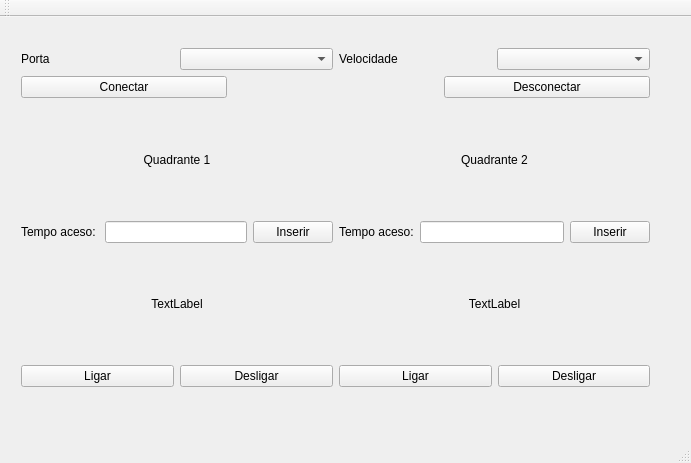
<?xml version="1.0" encoding="UTF-8"?>
<ui version="4.0">
 <class>circuito</class>
 <widget class="QMainWindow" name="circuito">
  <property name="geometry">
   <rect>
    <x>0</x>
    <y>0</y>
    <width>691</width>
    <height>463</height>
   </rect>
  </property>
  <property name="windowTitle">
   <string>circuito</string>
  </property>
  <widget class="QWidget" name="centralWidget">
   <widget class="QWidget" name="">
    <property name="geometry">
     <rect>
      <x>10</x>
      <y>20</y>
      <width>651</width>
      <height>361</height>
     </rect>
    </property>
    <layout class="QVBoxLayout" name="verticalLayout_8">
     <item>
      <layout class="QVBoxLayout" name="verticalLayout">
       <item>
        <layout class="QHBoxLayout" name="horizontalLayout">
         <item>
          <widget class="QLabel" name="label_2">
           <property name="text">
            <string>Porta</string>
           </property>
          </widget>
         </item>
         <item>
          <widget class="QComboBox" name="porta_serial"/>
         </item>
         <item>
          <widget class="QLabel" name="label">
           <property name="text">
            <string>Velocidade</string>
           </property>
          </widget>
         </item>
         <item>
          <widget class="QComboBox" name="vel_serial"/>
         </item>
        </layout>
       </item>
       <item>
        <layout class="QHBoxLayout" name="horizontalLayout_2">
         <item>
          <widget class="QPushButton" name="conectar">
           <property name="text">
            <string>Conectar</string>
           </property>
          </widget>
         </item>
         <item>
          <widget class="QLabel" name="status_conexao">
           <property name="text">
            <string/>
           </property>
          </widget>
         </item>
         <item>
          <widget class="QPushButton" name="desconectar">
           <property name="text">
            <string>Desconectar</string>
           </property>
          </widget>
         </item>
        </layout>
       </item>
      </layout>
     </item>
     <item>
      <layout class="QHBoxLayout" name="horizontalLayout_7">
       <item>
        <layout class="QVBoxLayout" name="verticalLayout_6">
         <item>
          <layout class="QVBoxLayout" name="verticalLayout_3">
           <item>
            <widget class="QLabel" name="label_5">
             <property name="text">
              <string>Quadrante 1</string>
             </property>
             <property name="alignment">
              <set>Qt::AlignCenter</set>
             </property>
            </widget>
           </item>
           <item>
            <layout class="QHBoxLayout" name="horizontalLayout_5">
             <item>
              <widget class="QLabel" name="label_3">
               <property name="text">
                <string>Tempo aceso: </string>
               </property>
              </widget>
             </item>
             <item>
              <widget class="QLineEdit" name="t1"/>
             </item>
             <item>
              <widget class="QPushButton" name="inserir1">
               <property name="text">
                <string>Inserir</string>
               </property>
              </widget>
             </item>
            </layout>
           </item>
          </layout>
         </item>
         <item>
          <layout class="QVBoxLayout" name="verticalLayout_4">
           <item>
            <widget class="QLabel" name="q1">
             <property name="text">
              <string>TextLabel</string>
             </property>
             <property name="alignment">
              <set>Qt::AlignCenter</set>
             </property>
            </widget>
           </item>
           <item>
            <layout class="QHBoxLayout" name="horizontalLayout_4">
             <item>
              <widget class="QPushButton" name="ligar1">
               <property name="text">
                <string>Ligar</string>
               </property>
              </widget>
             </item>
             <item>
              <widget class="QPushButton" name="desligar1">
               <property name="text">
                <string>Desligar</string>
               </property>
              </widget>
             </item>
            </layout>
           </item>
          </layout>
         </item>
        </layout>
       </item>
       <item>
        <layout class="QVBoxLayout" name="verticalLayout_7">
         <item>
          <layout class="QVBoxLayout" name="verticalLayout_2">
           <item>
            <widget class="QLabel" name="label_6">
             <property name="text">
              <string>Quadrante 2</string>
             </property>
             <property name="alignment">
              <set>Qt::AlignCenter</set>
             </property>
            </widget>
           </item>
           <item>
            <layout class="QHBoxLayout" name="horizontalLayout_6">
             <item>
              <widget class="QLabel" name="label_4">
               <property name="text">
                <string>Tempo aceso:</string>
               </property>
              </widget>
             </item>
             <item>
              <widget class="QLineEdit" name="t2"/>
             </item>
             <item>
              <widget class="QPushButton" name="inserir2">
               <property name="text">
                <string>Inserir</string>
               </property>
              </widget>
             </item>
            </layout>
           </item>
          </layout>
         </item>
         <item>
          <layout class="QVBoxLayout" name="verticalLayout_5">
           <item>
            <widget class="QLabel" name="q2">
             <property name="text">
              <string>TextLabel</string>
             </property>
             <property name="alignment">
              <set>Qt::AlignCenter</set>
             </property>
            </widget>
           </item>
           <item>
            <layout class="QHBoxLayout" name="horizontalLayout_3">
             <item>
              <widget class="QPushButton" name="ligar2">
               <property name="text">
                <string>Ligar</string>
               </property>
              </widget>
             </item>
             <item>
              <widget class="QPushButton" name="desligar2">
               <property name="text">
                <string>Desligar</string>
               </property>
              </widget>
             </item>
            </layout>
           </item>
          </layout>
         </item>
        </layout>
       </item>
      </layout>
     </item>
    </layout>
   </widget>
  </widget>
  <widget class="QMenuBar" name="menuBar">
   <property name="geometry">
    <rect>
     <x>0</x>
     <y>0</y>
     <width>691</width>
     <height>21</height>
    </rect>
   </property>
  </widget>
  <widget class="QToolBar" name="mainToolBar">
   <attribute name="toolBarArea">
    <enum>TopToolBarArea</enum>
   </attribute>
   <attribute name="toolBarBreak">
    <bool>false</bool>
   </attribute>
  </widget>
  <widget class="QStatusBar" name="statusBar"/>
 </widget>
 <layoutdefault spacing="6" margin="11"/>
 <resources/>
 <connections/>
</ui>
